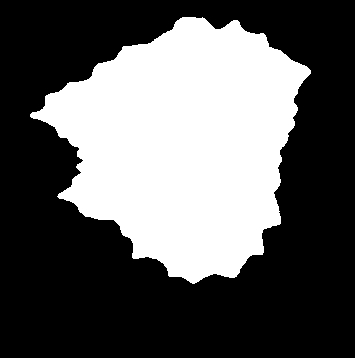
#> input picture a1.jpg, 355 x 358 px, found by its file name
$ jupyter execute chain_code.ipynb
#> lines starting #> are read from the running program, lines starting #| are printed output that depends on the picture; after the words box and inside, x2 and y2 are one past the last pixel; in counts of white or black regions, pixels touching at a corner belong together
[cell 1]
import numpy as np
from scipy import ndimage
import matplotlib.pyplot as plt
import cv2
from skimage.measure import label, regionprops, regionprops_table

[cell 2]
def freeman_code(x):
    codigo=[[1,0],[1,1],[0,1],[-1,1],[-1,0],[-1,-1],[0,-1],[1,-1]]
    if x==codigo[0]:
        c=0
    elif x==codigo[1]:
        c=1
    elif x==codigo[2]:
        c=2
    elif x==codigo[3]:
        c=3
    elif x==codigo[4]:
        c=4
    elif x==codigo[5]:
        c=5
    elif x==codigo[6]:
        c=6
    else:
        c=7
    return c

[cell 3]
I = cv2.imread(r'C:\Users\coyul\Documents\MATLAB\fourier_chain\a1.jpg')
#> I is the input picture: shape (358, 355, 3); min 0, max 255, mean 93.7
I = cv2.cvtColor(I, cv2.COLOR_BGR2GRAY)
#> I: shape (358, 355)
th, bw = cv2.threshold(I, 0, 255, cv2.THRESH_OTSU)
#> bw: shape (358, 355); 36.8% white; 1 white region
#> th = 1
plt.imshow(I,cmap='gray')
nx,ny = I.shape
#> nx = 358; ny = 355
contours, hierarchy = cv2.findContours(bw, cv2.RETR_TREE, cv2.CHAIN_APPROX_NONE)
#> contours = 1 contour; box (x1, y1, x2, y2) and area: (30, 17, 311, 284) 46272

[cell 4]
contornos=bw*0
#> contornos: shape (358, 355); every value is 0
xi=[]
code_bw=[]
for i in range(len(contours[0])-1):
    temp=contours[0][i][0]
    xi.append([contours[0][i+1][0][0]-contours[0][i][0][0],contours[0][i+1][0][1]-contours[0][i][0][1]])
    code_bw.append(freeman_code(xi[i]))
#> this loop made 874 passes
#> (temp, c in freeman_code) on passes 1 to 3: ([182, 17], 3), ([181, 18], 4), ([180, 18], 3)
#> after the loop, code_bw = 874 values, max 7 at index 402, min 0 at index 181, mean 3.32; xi = 874 pairs, first value -1 to 1, second value -1 to 1
fig=plt.figure(figsize=(20,5))
plt.plot(code_bw)
print(len(code_bw))
#| 874
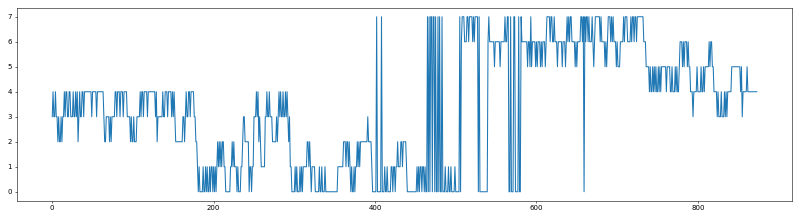
#> figure drawn by matplotlib, 1 panel; curve peaks at x = 402, y = 7

[cell 5]
fig=plt.figure(figsize=(40,40))
plt.imshow(contornos,cmap='gray')

[cell 6]
print(contours[0][100][0])
#| [93 70]


$ run again, with casa2.jpg copied over a1.jpg
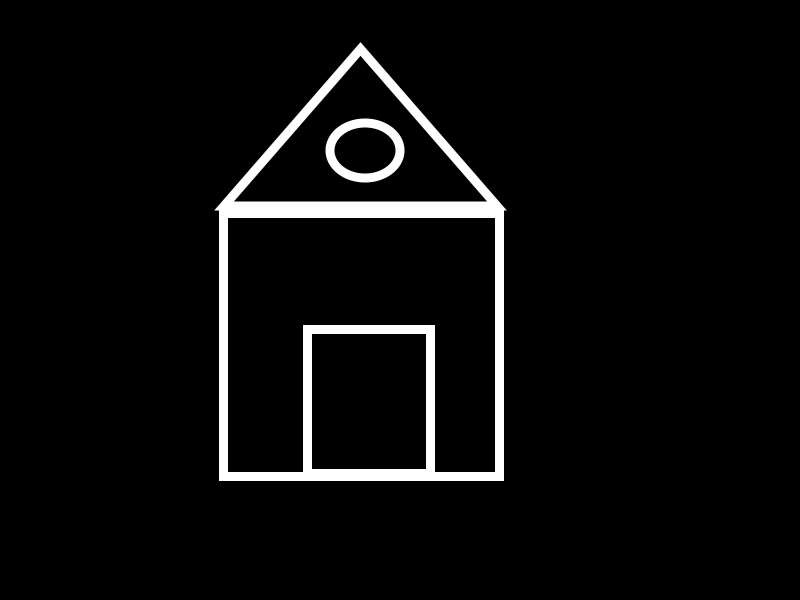
#> input picture casa2.jpg, 800 x 600 px, found by its file name
#> I is the input picture: shape (600, 800, 3); min 0, max 255, mean 11.3
#> I: shape (600, 800)
#> bw: shape (600, 800); 4.5% white; 2 white regions
#> th = 123
#> contours = 6 contours; box (x1, y1, x2, y2) and area: (215, 42, 506, 481) 101159, (227, 217, 496, 473) 49080, (234, 55, 487, 203) 18581, (311, 333, 427, 470) 15638, (326, 119, 405, 182) 3872, (333, 127, 396, 174) 2265
#> contornos: shape (600, 800); every value is 0
#> the loop `for i in range(len(contours[0])-1):` made 1163 passes
#> (temp, c in freeman_code) on passes 1 to 3: ([360, 42], 3), ([359, 43], 2), ([359, 44], 3)
#> after the loop `for i in range(len(contours[0])-1):`: code_bw = 1163 values, max 7 at index 994, min 0 at index 168, mean 3.01; xi = 1163 pairs, first value -1 to 1, second value -1 to 1
#| 1163
#> `[cell 4] contornos=bw*0 xi=[] code_bw=[] for i in range(len(contours[0..`:
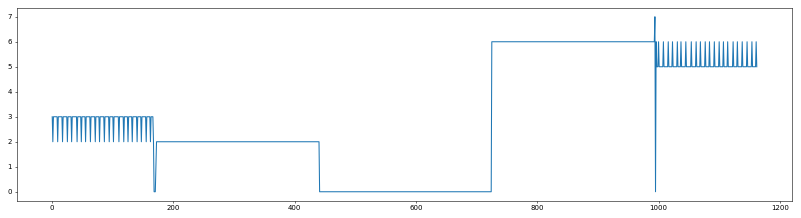
#> figure drawn by matplotlib, 1 panel; curve peaks at x = 994, y = 7
#| [273 142]
